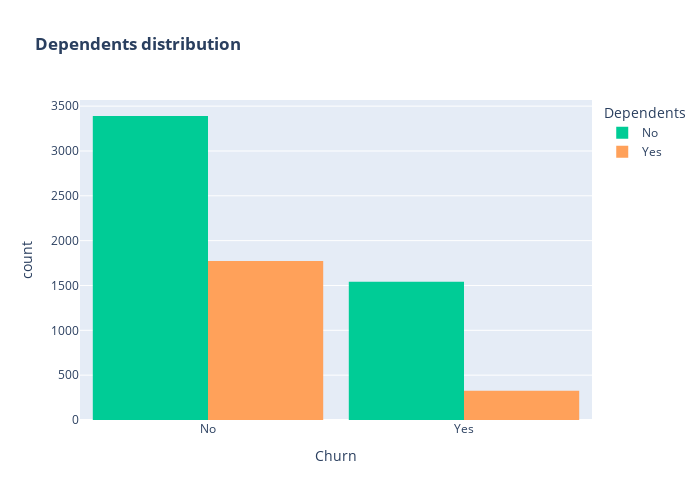

Notebook code cell kept with this figure:
### Markdown cell above
Many customers opt for Fiber Optic service, but there's a noticeable trend of high churn rates among them, indicating potential dissatisfaction with this internet service. On the other hand, DSL service, despite being more prevalent among customers, demonstrates a lower churn rate in comparison to Fiber Optic.

### Code cell
color_map["Yes"] = "#FFA15A"
color_map["No"] = "#00CC96"
# Assuming df is your DataFrame
fig = px.histogram(df, x="Churn", color="Dependents", barmode="group", title="<b>Dependents distribution</b>", color_discrete_map=color_map)
fig.update_layout(width=700, height=500, bargap=0.1)
fig.show()

### Figure 1 — Plotly figure (JSON) as saved in the notebook; plotly's stock layout.template omitted (floating-point values rounded to 4 significant figures; data arrays with more than 128 entries replaced by an {"elided": "..."} marker saying what was removed)
{"data": [{"alignmentgroup": "True", "bingroup": "x", "hovertemplate": "Dependents=No<br>Churn=%{x}<br>count=%{y}<extra></extra>", "legendgroup": "No", "marker": {"color": "#00CC96", "pattern": {"shape": ""}}, "name": "No", "offsetgroup": "No", "orientation": "v", "showlegend": true, "type": "histogram", "x": {"elided": "4933 str values"}, "xaxis": "x", "yaxis": "y"}, {"alignmentgroup": "True", "bingroup": "x", "hovertemplate": "Dependents=Yes<br>Churn=%{x}<br>count=%{y}<extra></extra>", "legendgroup": "Yes", "marker": {"color": "#FFA15A", "pattern": {"shape": ""}}, "name": "Yes", "offsetgroup": "Yes", "orientation": "v", "showlegend": true, "type": "histogram", "x": {"elided": "2099 str values"}, "xaxis": "x", "yaxis": "y"}], "layout": {"bargap": 0.1, "barmode": "group", "height": 500, "legend": {"title": {"text": "Dependents"}, "tracegroupgap": 0}, "title": {"text": "<b>Dependents distribution</b>"}, "width": 700, "xaxis": {"anchor": "y", "autorange": true, "domain": [0, 1], "range": [-0.5, 1.5], "title": {"text": "Churn"}, "type": "category"}, "yaxis": {"anchor": "x", "autorange": true, "domain": [0, 1], "range": [0, 3568.0], "title": {"text": "count"}}}}
